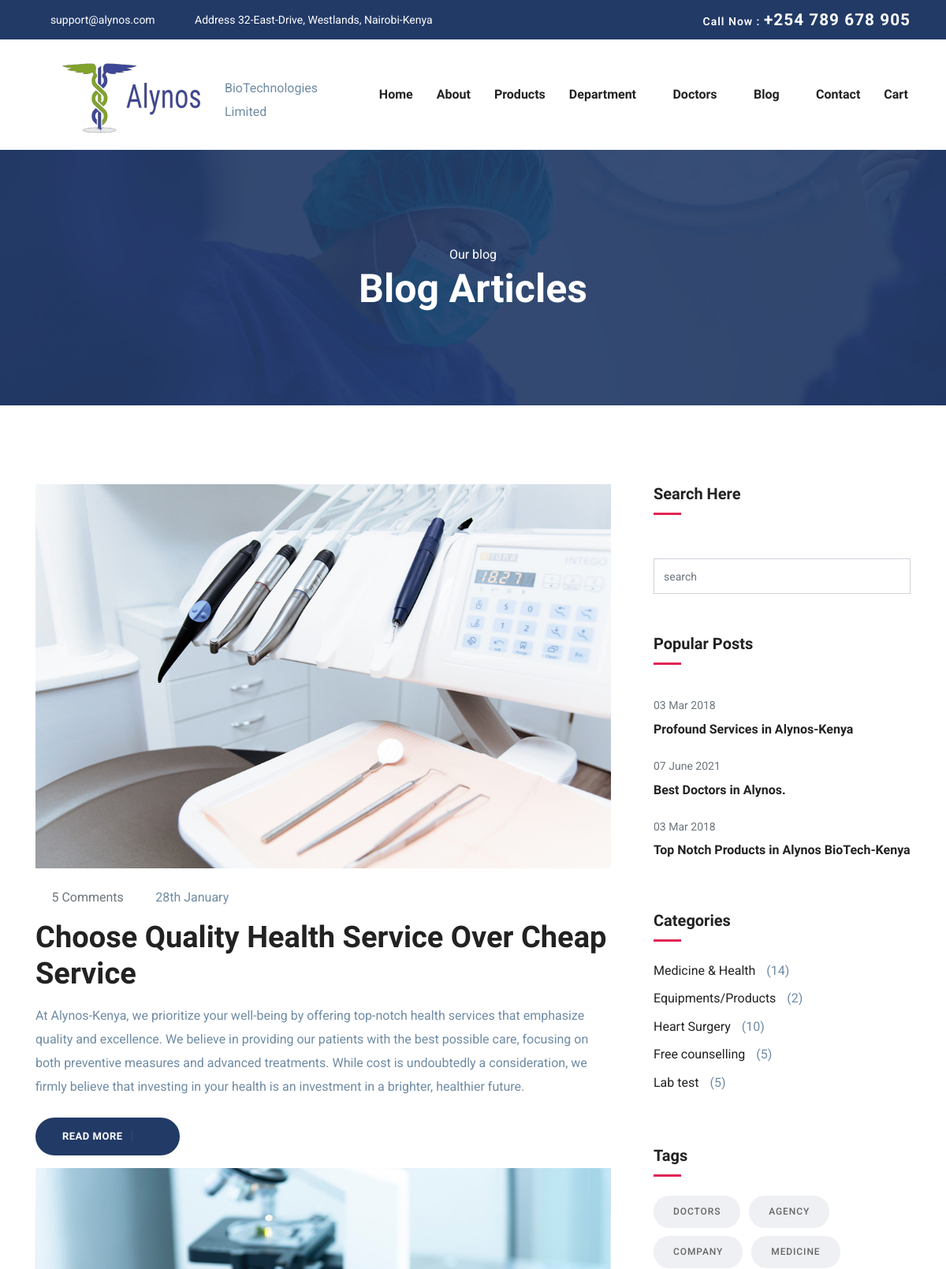
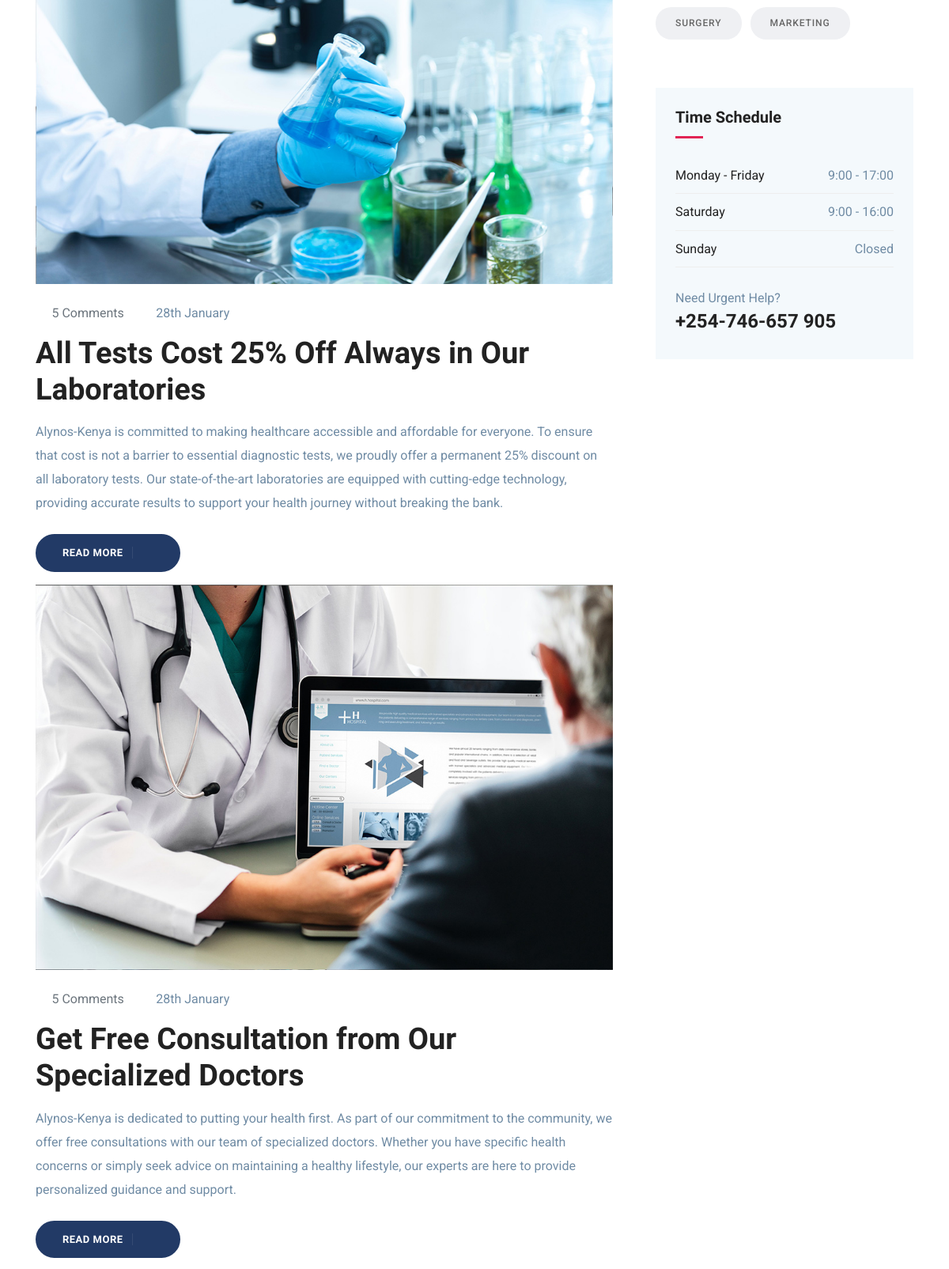
Page /blog_sidebar/ (upper part) on the committed database (2 pictures, top to bottom).
### System_App/models.py (models this page shows)
class Blog(models.Model):
    name = models.CharField(max_length=255)
    definition = models.CharField(max_length=500)
    image = models.ImageField(upload_to='blog_images/', default=0.0)
    description=models.TextField()

### System_App/views.py (the view)
# urls.py: path('blog_sidebar/', views.blog_sidebar, name="blog_sidebar"),
def blog_sidebar(request):
    blogs = Blog.objects.all()
    return render(request, "blog-sidebar.html", {'blogs': blogs, 'navbar': 'blog_sidebar'})

### System_App/templates/blog-sidebar.html (shortened to what this page needs)
 {% extends 'layout.html' %}
{% load static %}
{% block body %}
<section class="page-title bg-1">
  <div class="container">
    <div class="row">
      <div class="col-md-12">
        <div class="block text-center">
          <span class="text-white">Our blog</span>
          <h1 class="text-capitalize mb-5 text-lg">Blog articles</h1>
        </div>
      </div>
    </div>
  </div>
</section>
<section class="section blog-wrap">
    <div class="container">
        <div class="row">
            <div class="col-lg-8">
                <div class="row">
                    <div class="col-lg-12 col-md-12 mb-5">
                        <div class="blog-item">
                            <div class="blog-item-content">
                                {% for blog in blogs %}
                                    <img src="{{blog.image.url}}" alt="{{ blog.definition }} Image" class="img-fluid ">
                                    <div class="blog-item-meta mb-3 mt-4">
                                        <span class="text-muted text-capitalize mr-3"><i class="icofont-comment mr-2"></i>5 Comments</span>
                                        <span class="text-black text-capitalize mr-3"><i class="icofont-calendar mr-1"></i> 28th January</span>
                                    </div>
                                    <h2 class="mt-3 mb-3"><a href="{% url 'BioTech_App:blog_single' blog.id %}">{{ blog.definition}}</a></h2>
                                    <p class="mb-4">{{ blog.description}}</p>
                                    <a href="{% url 'BioTech_App:blog_single' blog.id %}" target="_blank" class="btn btn-main btn-icon btn-round-full">Read More <i class="icofont-simple-right ml-2  "></i></a>
                                {% endfor %}
                            </div>
                        </div>
                    </div>
                </div>
            </div>
            <div class="col-lg-4">
                <div class="sidebar-wrap pl-lg-4 mt-5 mt-lg-0">
	<div class="sidebar-widget search  mb-3 ">
		<h5>Search Here</h5>
		<form action="#" class="search-form">
			<input type="text" id="search_2" class="form-control" placeholder="search">
		</form>
	</div>
	<div class="sidebar-widget latest-post mb-3">
		<h5>Popular Posts</h5>
        <div class="py-2">
        	<span class="text-sm text-muted">03 Mar 2018</span>
            <h6 class="my-2"><a href="{% url 'BioTech_App:department' %}">Profound Services in Alynos-Kenya</a></h6>
        </div>
        <div class="py-2">
       		<span class="text-sm text-muted">07 June 2021</span>
            <h6 class="my-2"><a href="{% url 'BioTech_App:doctor' %}">Best Doctors in Alynos.</a></h6>
        </div>
        <div class="py-2">
        	<span class="text-sm text-muted">03 Mar 2018</span>
            <h6 class="my-2"><a href="{% url 'BioTech_App:product_list' %}">Top Notch Products in Alynos BioTech-Kenya</a></h6>
        </div>
	</div>
	<div class="sidebar-widget category mb-3">
		<h5 class="mb-4">Categories</h5>
		<ul class="list-unstyled">
		  <li class="align-items-center">
		    <a href="{% url 'BioTech_App:department_single' department_id=4 %}">Medicine & Health</a>
		    <span>(14)</span>
		  </li>
		  <li class="align-items-center">
		    <a href="{% url 'BioTech_App:product_list' %}">Equipments/Products</a>
		    <span>(2)</span>
		  </li>
		  <li class="align-items-center">
		    <a href="{% url 'BioTech_App:department_single' department_id=2 %}">Heart Surgery</a>
		    <span>(10)</span>
		  </li>
		  <li class="align-items-center">
		    <a href="{% url 'BioTech_App:blog_single' blog_id=3 %}">Free counselling</a>
		    <span>(5)</span>
		  </li>
		  <li class="align-items-center">
		    <a href="{% url 'BioTech_App:blog_single' blog_id=2 %}">Lab test</a>
		    <span>(5)</span>
		  </li>
		</ul>
	</div>
	<div class="sidebar-widget tags mb-3">
		<h5 class="mb-4">Tags</h5>
		<a href="{% url 'BioTech_App:doctor' %}">Doctors</a>
		<a href="{% url 'BioTech_App:index' %}">Agency</a>
		<a href="{% url 'BioTech_App:about' %}">Company</a>
		<a href="{% url 'BioTech_App:department_single' department_id=4%}">Medicine</a>
		<a href="{% url 'BioTech_App:department_single' department_id=7 %}">Surgery</a>
		<a href="{% url 'BioTech_App:product_list' %}">Marketing</a>
	</div>
	<div class="sidebar-widget schedule-widget mb-3">
		<h5 class="mb-4">Time Schedule</h5>
		<ul class="list-unstyled">
		  <li class="d-flex justify-content-between align-items-center">
		    <a href="#">Monday - Friday</a>
		    <span>9:00 - 17:00</span>
		  </li>
		  <li class="d-flex justify-content-between align-items-center">
		    <a href="#">Saturday</a>
		    <span>9:00 - 16:00</span>
		  </li>
		  <li class="d-flex justify-content-between align-items-center">
		    <a href="#">Sunday</a>
		    <span>Closed</span>
		  </li>
		</ul>
		<div class="sidebar-contatct-info mt-4">
			<p class="mb-0">Need Urgent Help?</p>
			<h3>+254-746-657 905</h3>
		</div>
	</div>
</div>
            </div>
        </div>
    </div>
</section>
 {% endblock %}

### System_App/static/css/style.css (style rules this page uses)
html { overflow-x: hidden; }
body { line-height: 1.6; font-family: "Roboto", sans-serif; -webkit-font-smoothing: antialiased; font-size: 16px; color: #6F8BA4; font-weight: 400; }
h1, .h1, h2, .h2, h3, .h3, h4, .h4, h5, .h5, h6, .h6 { font-family: "Exo", sans-serif; font-weight: 700; color: #222; }
h1, .h1 { font-size: 2.5rem; }
h2, .h2 { font-size: 44px; }
h3, .h3 { font-size: 1.5rem; }
h5, .h5 { font-size: 1.25rem; }
h6, .h6 { font-size: 1rem; }
p { line-height: 30px; }
input[type="email"], input[type="password"], input[type="text"], input[type="tel"] { box-shadow: none; height: 45px; outline: none; font-size: 14px; }
.form-control { box-shadow: none; border-radius: 0; }
.btn { display: inline-block; font-size: 14px; font-size: 0.8125rem; font-weight: 700; letter-spacing: .5px; padding: .75rem 2rem; font-family: "Exo", sans-serif; text-transform: uppercase; border-radius: 5px; border: 2px solid transparent; transition: all .35s ease; }
.btn.btn-icon i { border-left: 1px solid rgba(255, 255, 255, 0.09); padding-left: 15px; }
.btn-main { background: #223a66; color: #fff; border-color: #223a66; }
.btn-round-full { border-radius: 50px; }
.section { padding: 100px 0; }
.text-sm { font-size: 14px; }
.text-lg { font-size: 3.75rem; }
a { color: #222; text-decoration: none; transition: all .35s ease; }
.page-title { padding: 120px 0px 70px 0px; position: relative; }
.page-title .block h1 { color: #fff; }
.text-lg { font-size: 50px; }
.bg-1 { background: url("../images/bg/22.jpg") no-repeat 50% 50%; background-size: cover; position: relative; }
.blog-item-content h2 { font-weight: 600; font-size: 38px; }
.sidebar-widget { margin-bottom: 30px; padding-bottom: 35px; }
.sidebar-widget h5 { margin-bottom: 30px; position: relative; padding-bottom: 15px; }
.sidebar-widget h5:before { position: absolute; content: ""; left: 0px; bottom: 0px; width: 35px; height: 3px; background: #e12454; }
.sidebar-widget.category ul li { margin-bottom: 10px; }
.sidebar-widget.category ul li a { color: #222; transition: all 0.3s ease; }
.sidebar-widget.category ul li span { margin-left: 10px; }
.sidebar-widget.tags a { font-size: 12px; text-transform: uppercase; letter-spacing: .075em; line-height: 41px; height: 41px; font-weight: 500; border-radius: 20px; color: #666; display: inline-block; background-color: #eff0f3; margin: 0 7px 10px 0; padding: 0 25px; transition: all .2s ease; }
.sidebar-widget.schedule-widget { background: #f4f9fc; padding: 25px; }
.sidebar-widget.schedule-widget ul li { padding: 10px 0px; border-bottom: 1px solid #eee; }
.search-form { position: relative; }

### rows in the picture
Blog: image (picture), definition "Choose Quality Health Service Over Cheap Service", description "At Alynos-Kenya, we prioritize your well-being by offering top-notch health services that emphasize quality and excellence. We believe in providing our patients with the best possible care, focusing on both preventive measures and advanced treatments. While cost is undoubtedly a consideration, we firmly believe that investing in your health is an investment in a brighter, healthier future."
Blog: image (picture), definition "All Tests Cost 25% Off Always in Our Laboratories", description "Alynos-Kenya is committed to making healthcare accessible and affordable for everyone. To ensure that cost is not a barrier to essential diagnostic tests, we proudly offer a permanent 25% discount on all laboratory tests. Our state-of-the-art laboratories are equipped with cutting-edge technology, providing accurate results to support your health journey without breaking the bank."
Blog: image (picture), definition "Get Free Consultation from Our Specialized Doctors", description "Alynos-Kenya is dedicated to putting your health first. As part of our commitment to the community, we offer free consultations with our team of specialized doctors. Whether you have specific health concerns or simply seek advice on maintaining a healthy lifestyle, our experts are here to provide personalized guidance and support."
